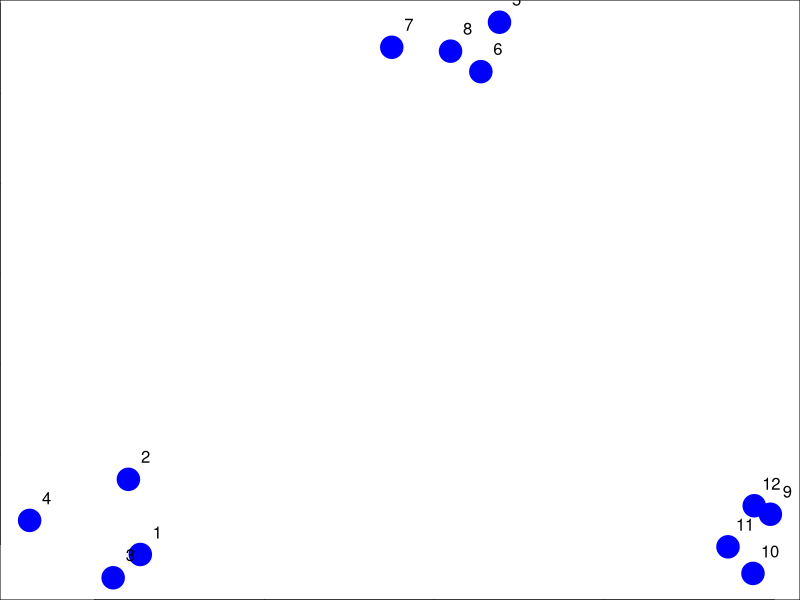
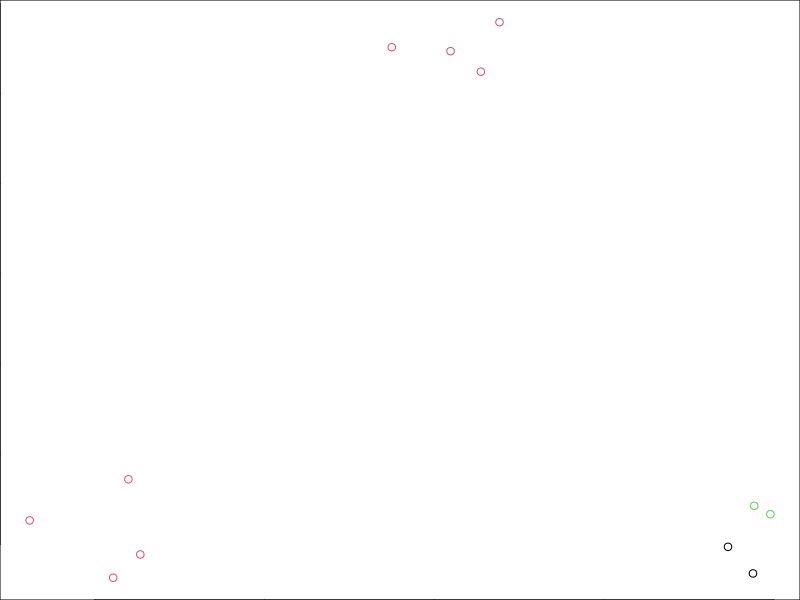
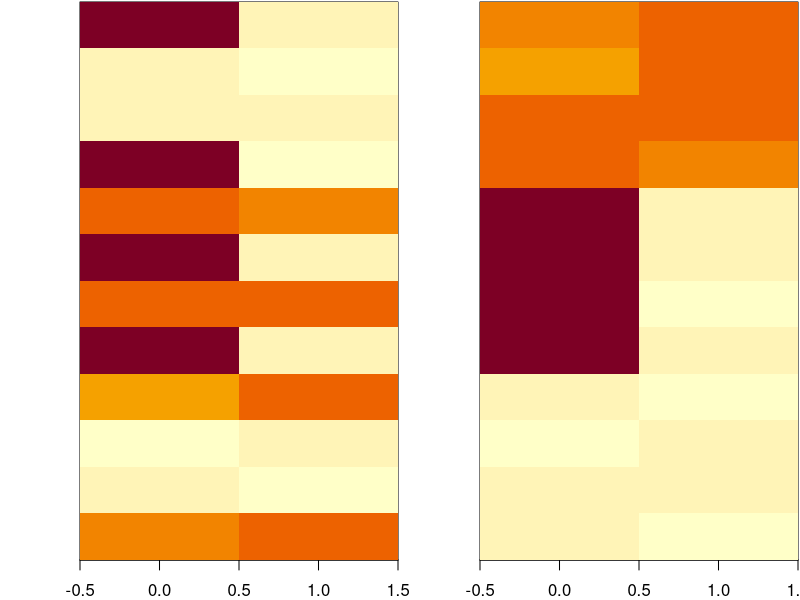

The R script that drew these images, in order:
## ---- chunk 1
set.seed(1234567890)
par(mar = c(0, 0 , 0, 0))
x <- rnorm(12, mean = rep(1:3, each = 4), sd = 0.1)
y <- rnorm(12, mean = rep(c(1, 2, 1), each = 4), sd = 0.1)
plot(x, y, col = "blue", pch = 19, cex = 3)
text(x+0.05, y+0.05, labels = as.character(1:12))
## ---- chunk 2
df <- data.frame(x, y)
kmeansobj <- kmeans(df, centers = 3)
names(kmeansobj)
kmeansobj$cluster
## ---- chunk 3
plot(x, y, col = kmeansobj$cluster)
## ---- chunk 4
dm <- as.matrix(df)[sample(1:12), ]
kmeansobj2 <- kmeans(dm, centers = 3)
par(mfrow = c(1, 2), mar = c(2, 4, 0.1, 0.1))
image(t(dm)[, nrow(dm):1], yaxt = "n")
image(t(dm)[, order(kmeansobj2$cluster)], yaxt = "n") # order clusters together
